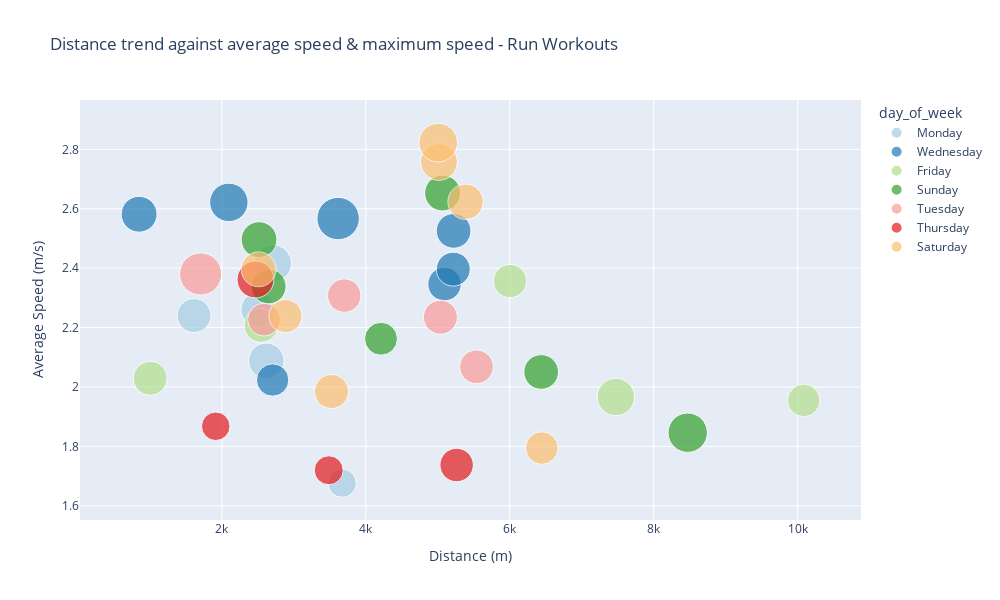

Notebook code cell kept with this figure:
### Markdown cell above
We can easily decode from the above that his top average speed was the highest on Saturday (encoded by y-axis) with top speed (encoded by size of circle) achieved on Wednesday.

### Code cell
def scatter_plot_run():

    fig = px.scatter(run_df, x='distance', 
                    y = 'ave_speed',
                    labels = {
                        "ave_speed": "Average Speed (m/s)",
                        "distance": "Distance (m)"
                
                    }, 
                   color = 'day_of_week',
                   size = 'top_speed', size_max = 30,
                   title = 'Distance trend against average speed & maximum speed - Run Workouts', 
                   color_discrete_sequence = px.colors.colorbrewer.Paired, 
                   hover_name = 'day_of_week'
                   
                    )
    
    fig.update_layout(hoverlabel_bgcolor='#efe8d1',               #Change the background color of the tooltip to light blue
             autosize=False,
             width=1000,
             height=600)
    
    
    fig.show()
    
    return

scatter_plot_run()

### Figure 1 — Plotly figure (JSON) as saved in the notebook; plotly's stock layout.template omitted (floating-point values rounded to 4 significant figures)
{"data": [{"hovertemplate": "<b>%{hovertext}</b><br><br>day_of_week=Monday<br>Distance (m)=%{x}<br>Average Speed (m/s)=%{y}<br>top_speed=%{marker.size}<extra></extra>", "hovertext": ["Monday", "Monday", "Monday", "Monday", "Monday"], "legendgroup": "Monday", "marker": {"color": "rgb(166,206,227)", "size": [3.144, 3.471, 1.997, 3.004, 2.874], "sizemode": "area", "sizeref": 0.004987, "symbol": "circle"}, "mode": "markers", "name": "Monday", "orientation": "v", "showlegend": true, "type": "scatter", "x": [2617.0, 2707.0, 3671.0, 2506.0, 1613.0], "xaxis": "x", "y": [2.088, 2.416, 1.676, 2.261, 2.24], "yaxis": "y"}, {"hovertemplate": "<b>%{hovertext}</b><br><br>day_of_week=Wednesday<br>Distance (m)=%{x}<br>Average Speed (m/s)=%{y}<br>top_speed=%{marker.size}<extra></extra>", "hovertext": ["Wednesday", "Wednesday", "Wednesday", "Wednesday", "Wednesday", "Wednesday", "Wednesday"], "legendgroup": "Wednesday", "marker": {"color": "rgb(31,120,180)", "size": [3.21, 2.799, 2.613, 4.488, 2.874, 3.004, 3.686], "sizemode": "area", "sizeref": 0.004987, "symbol": "circle"}, "mode": "markers", "name": "Wednesday", "orientation": "v", "showlegend": true, "type": "scatter", "x": [849.9, 5093.0, 2706.0, 3615, 5215.0, 5220.0, 2097.0], "xaxis": "x", "y": [2.582, 2.346, 2.024, 2.567, 2.397, 2.526, 2.621], "yaxis": "y"}, {"hovertemplate": "<b>%{hovertext}</b><br><br>day_of_week=Friday<br>Distance (m)=%{x}<br>Average Speed (m/s)=%{y}<br>top_speed=%{marker.size}<extra></extra>", "hovertext": ["Friday", "Friday", "Friday", "Friday", "Friday"], "legendgroup": "Friday", "marker": {"color": "rgb(178,223,138)", "size": [3.48, 2.65, 2.865, 2.874, 2.762], "sizemode": "area", "sizeref": 0.004987, "symbol": "circle"}, "mode": "markers", "name": "Friday", "orientation": "v", "showlegend": true, "type": "scatter", "x": [7474.0, 10080.0, 1004.0, 2545.0, 6003.0], "xaxis": "x", "y": [1.966, 1.955, 2.029, 2.207, 2.357], "yaxis": "y"}, {"hovertemplate": "<b>%{hovertext}</b><br><br>day_of_week=Sunday<br>Distance (m)=%{x}<br>Average Speed (m/s)=%{y}<br>top_speed=%{marker.size}<extra></extra>", "hovertext": ["Sunday", "Sunday", "Sunday", "Sunday", "Sunday", "Sunday"], "legendgroup": "Sunday", "marker": {"color": "rgb(51,160,44)", "size": [3.863, 3.042, 2.697, 3.004, 3.219, 3.191], "sizemode": "area", "sizeref": 0.004987, "symbol": "circle"}, "mode": "markers", "name": "Sunday", "orientation": "v", "showlegend": true, "type": "scatter", "x": [8472.0, 2649.0, 4211.0, 6436.0, 5067.0, 2516.0], "xaxis": "x", "y": [1.846, 2.338, 2.162, 2.05, 2.653, 2.496], "yaxis": "y"}, {"hovertemplate": "<b>%{hovertext}</b><br><br>day_of_week=Tuesday<br>Distance (m)=%{x}<br>Average Speed (m/s)=%{y}<br>top_speed=%{marker.size}<extra></extra>", "hovertext": ["Tuesday", "Tuesday", "Tuesday", "Tuesday", "Tuesday"], "legendgroup": "Tuesday", "marker": {"color": "rgb(251,154,153)", "size": [4.432, 2.79, 2.827, 2.706, 2.883], "sizemode": "area", "sizeref": 0.004987, "symbol": "circle"}, "mode": "markers", "name": "Tuesday", "orientation": "v", "showlegend": true, "type": "scatter", "x": [1705.0, 3700.0, 5537.0, 2586.0, 5036.0], "xaxis": "x", "y": [2.38, 2.308, 2.068, 2.227, 2.235], "yaxis": "y"}, {"hovertemplate": "<b>%{hovertext}</b><br><br>day_of_week=Thursday<br>Distance (m)=%{x}<br>Average Speed (m/s)=%{y}<br>top_speed=%{marker.size}<extra></extra>", "hovertext": ["Thursday", "Thursday", "Thursday", "Thursday"], "legendgroup": "Thursday", "marker": {"color": "rgb(227,26,28)", "size": [2.79, 2.025, 3.387, 2.099], "sizemode": "area", "sizeref": 0.004987, "symbol": "circle"}, "mode": "markers", "name": "Thursday", "orientation": "v", "showlegend": true, "type": "scatter", "x": [5262.0, 1915.0, 2467.0, 3485], "xaxis": "x", "y": [1.737, 1.868, 2.362, 1.72], "yaxis": "y"}, {"hovertemplate": "<b>%{hovertext}</b><br><br>day_of_week=Saturday<br>Distance (m)=%{x}<br>Average Speed (m/s)=%{y}<br>top_speed=%{marker.size}<extra></extra>", "hovertext": ["Saturday", "Saturday", "Saturday", "Saturday", "Saturday", "Saturday", "Saturday"], "legendgroup": "Saturday", "marker": {"color": "rgb(253,191,111)", "size": [2.659, 2.893, 3.032, 3.116, 3.387, 2.734, 3.723], "sizemode": "area", "sizeref": 0.004987, "symbol": "circle"}, "mode": "markers", "name": "Saturday", "orientation": "v", "showlegend": true, "type": "scatter", "x": [6446.0, 3524.0, 2510.0, 5386.0, 5016.0, 2884.0, 5006.0], "xaxis": "x", "y": [1.794, 1.985, 2.396, 2.624, 2.758, 2.239, 2.823], "yaxis": "y"}], "layout": {"autosize": false, "height": 600, "hoverlabel": {"bgcolor": "#efe8d1"}, "legend": {"itemsizing": "constant", "title": {"text": "day_of_week"}, "tracegroupgap": 0}, "title": {"text": "Distance trend against average speed & maximum speed - Run Workouts"}, "width": 1000, "xaxis": {"anchor": "y", "autorange": true, "domain": [0, 1], "range": [27.01, 10880.0], "title": {"text": "Distance (m)"}, "type": "linear"}, "yaxis": {"anchor": "x", "autorange": true, "domain": [0, 1], "range": [1.552, 2.966], "title": {"text": "Average Speed (m/s)"}, "type": "linear"}}}
